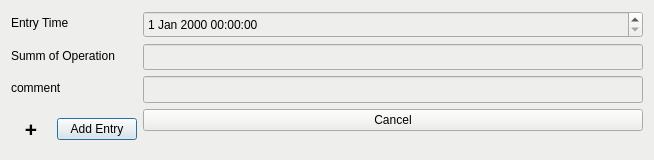
<?xml version="1.0" encoding="UTF-8"?>
<ui version="4.0">
 <class>addEntry</class>
 <widget class="QDialog" name="addEntry">
  <property name="windowModality">
   <enum>Qt::ApplicationModal</enum>
  </property>
  <property name="geometry">
   <rect>
    <x>0</x>
    <y>0</y>
    <width>482</width>
    <height>160</height>
   </rect>
  </property>
  <property name="sizePolicy">
   <sizepolicy hsizetype="Maximum" vsizetype="Maximum">
    <horstretch>0</horstretch>
    <verstretch>0</verstretch>
   </sizepolicy>
  </property>
  <property name="windowTitle">
   <string>Edit Entry</string>
  </property>
  <property name="styleSheet">
   <string notr="true">background-color: rgb(238, 238, 236);
border-color: rgb(136, 138, 133);</string>
  </property>
  <layout class="QFormLayout" name="formLayout">
   <item row="1" column="0">
    <widget class="QLabel" name="timeLabel_2">
     <property name="text">
      <string>Entry Time</string>
     </property>
    </widget>
   </item>
   <item row="1" column="1">
    <widget class="QDateTimeEdit" name="dateTimeEdit">
     <property name="sizePolicy">
      <sizepolicy hsizetype="Expanding" vsizetype="Expanding">
       <horstretch>0</horstretch>
       <verstretch>0</verstretch>
      </sizepolicy>
     </property>
     <property name="minimumSize">
      <size>
       <width>500</width>
       <height>0</height>
      </size>
     </property>
    </widget>
   </item>
   <item row="2" column="0">
    <widget class="QLabel" name="summLabel">
     <property name="text">
      <string>Summ of Operation</string>
     </property>
    </widget>
   </item>
   <item row="2" column="1">
    <widget class="QLineEdit" name="lineSumm">
     <property name="sizePolicy">
      <sizepolicy hsizetype="Expanding" vsizetype="Expanding">
       <horstretch>0</horstretch>
       <verstretch>0</verstretch>
      </sizepolicy>
     </property>
     <property name="minimumSize">
      <size>
       <width>500</width>
       <height>0</height>
      </size>
     </property>
    </widget>
   </item>
   <item row="3" column="0">
    <widget class="QLabel" name="labelComment">
     <property name="text">
      <string>comment</string>
     </property>
    </widget>
   </item>
   <item row="3" column="1">
    <widget class="QLineEdit" name="lineEditComment">
     <property name="sizePolicy">
      <sizepolicy hsizetype="Expanding" vsizetype="Expanding">
       <horstretch>0</horstretch>
       <verstretch>0</verstretch>
      </sizepolicy>
     </property>
     <property name="minimumSize">
      <size>
       <width>500</width>
       <height>0</height>
      </size>
     </property>
    </widget>
   </item>
   <item row="4" column="0">
    <layout class="QHBoxLayout" name="horizontalLayout_2">
     <item>
      <widget class="QLabel" name="Side">
       <property name="minimumSize">
        <size>
         <width>40</width>
         <height>40</height>
        </size>
       </property>
       <property name="maximumSize">
        <size>
         <width>40</width>
         <height>40</height>
        </size>
       </property>
       <property name="font">
        <font>
         <pointsize>16</pointsize>
         <weight>75</weight>
         <bold>true</bold>
        </font>
       </property>
       <property name="toolTip">
        <string>&lt;html&gt;&lt;head/&gt;&lt;body&gt;&lt;p&gt;Side of operation&lt;/p&gt;&lt;/body&gt;&lt;/html&gt;</string>
       </property>
       <property name="layoutDirection">
        <enum>Qt::LeftToRight</enum>
       </property>
       <property name="text">
        <string>+</string>
       </property>
       <property name="alignment">
        <set>Qt::AlignCenter</set>
       </property>
      </widget>
     </item>
     <item>
      <widget class="QPushButton" name="confirmChanges">
       <property name="text">
        <string>Add Entry</string>
       </property>
      </widget>
     </item>
    </layout>
   </item>
   <item row="4" column="1">
    <widget class="QPushButton" name="cancel">
     <property name="text">
      <string>Cancel</string>
     </property>
    </widget>
   </item>
  </layout>
 </widget>
 <resources/>
 <connections/>
</ui>
